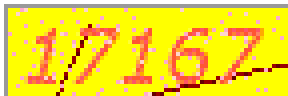
#> input picture Taiwan_corpus/Whale_of_Taiwanese_Literature/captcha.png, 72 x 24 px (shown 4 times larger)
$ jupyter execute 'image process.ipynb'
#> lines starting #> are read from the running program, lines starting #| are printed output that depends on the picture
[cell 1]
import cv2
import matplotlib.pyplot as plt
import numpy as np

[cell 2]
sample_img = []
for i in range(10):
    sample_img.append(cv2.imread(f"standard_sample/sample_{i}.png"))

[cell 3]
img = cv2.imread("captcha.png")
#> img is the input picture: shape (24, 72, 3); mean B, G, R 43, 218.9, 246.5
x, y = 5, 6
w, h = 12, 16

crop_imgs = []
for i in range(5):
    crop_imgs.append(img[y:y+h, x+12*i:x+w+12*i])
#> after the loop, crop_imgs = 5 items

fig, axes = plt.subplots(1, 5)

for num_img, ax in zip(crop_imgs, axes):
    ax.imshow(num_img)
#> this loop made 5 passes

ans = []
for num_img in crop_imgs:
    distance = []
    for i in range(10):
        distance.append(np.sum(num_img != sample_img[i]))
#     print(distance)
    ans.append(np.argmin(distance))
#> after the loop, ans = [0, 0, 0, 0, 0]
print(ans)
#| [0, 0, 0, 0, 0]
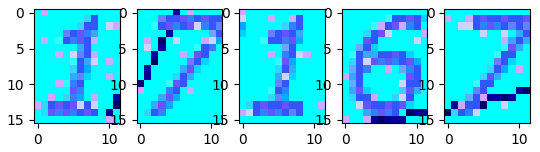
#> figure drawn by matplotlib, 5 panels
